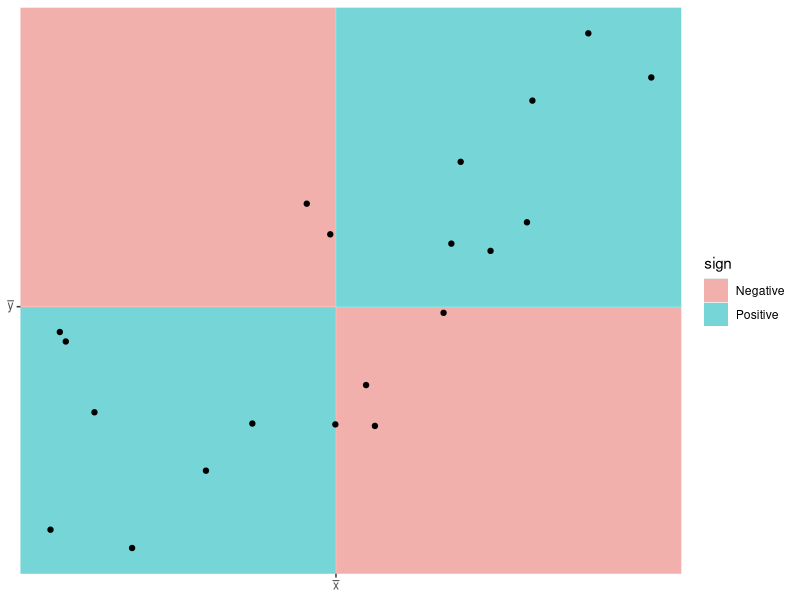

Source code (R):
## ---- chunk 1
library(dplyr)
library(ggplot2)
set.seed(43456)
n <- 20
data <- data.frame( x = runif(n, 0, 1) )
data <- mutate(data, y= 2 + x + rnorm(n, sd=.2))

xbar <- mean(data$x ) 
ybar <- mean(data$y )
tile.data <- data.frame(x=c(xbar-1, xbar-1, xbar+1, xbar+1),
                        y=c(ybar-1, ybar+1, ybar+1, ybar-1),
                        sign=c('Positive','Negative','Positive','Negative'))

ggplot(data, aes(x=x, y=y)) +
  geom_tile(data=tile.data, aes(fill=sign), alpha=.5) +
  geom_point() +
  coord_cartesian(xlim=range(data$x), ylim=range(data$y)) +
  scale_x_continuous(breaks=xbar, label=expression(bar(x))) +
  scale_y_continuous(breaks=ybar, label=expression(bar(y))) +
  labs(x=NULL, y=NULL)     
